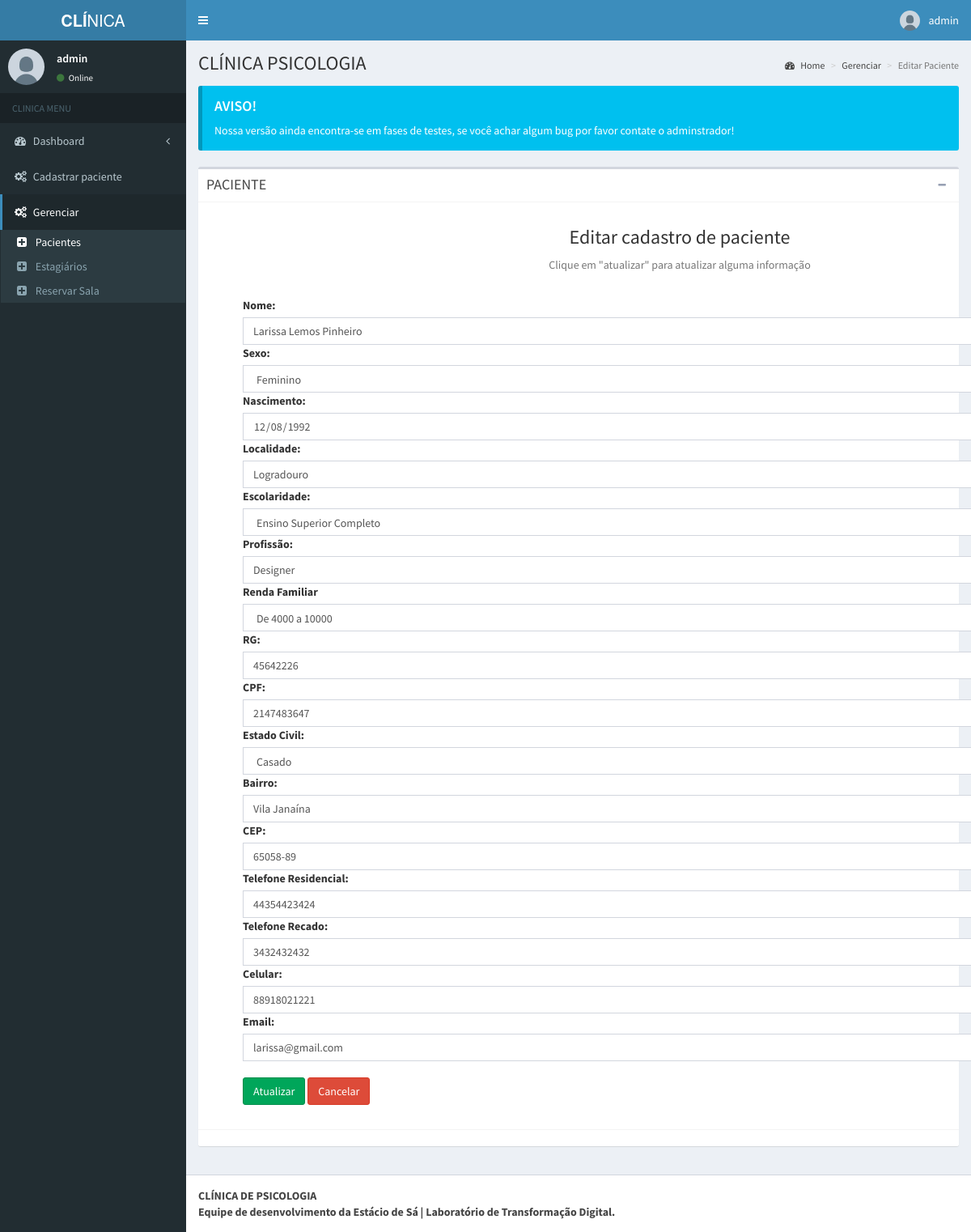
Screenshot of /monitor/edit/edit.php?id=5 (signed in) with the database file from the repository.
### tables this page shows
CREATE TABLE `tbl_paciente` (
  `id` int(11) UNSIGNED NOT NULL,
  `nome` varchar(150) NOT NULL,
  `nascimento` date NOT NULL,
  `rg` int(11) NOT NULL,
  `cpf` int(11) NOT NULL,
  `id_genero` int(11) UNSIGNED NOT NULL,
  `id_contato` int(11) UNSIGNED NOT NULL,
  `id_escolaridade` int(11) UNSIGNED NOT NULL,
  `id_profissao` int(11) UNSIGNED NOT NULL,
  `id_renda_familiar` int(11) UNSIGNED NOT NULL,
  `id_estado_civil` int(11) UNSIGNED NOT NULL,
  `id_endereco` int(11) UNSIGNED NOT NULL,
  `id_maturidade` int(11) NOT NULL,
  `nome_responsavel` varchar(255) NOT NULL,
  `id_tipo_paciente` int(11) UNSIGNED NOT NULL DEFAULT 1,
  `ativo` tinyint(1) NOT NULL DEFAULT 1
);

CREATE TABLE `tbl_genero` (
  `id` int(11) UNSIGNED NOT NULL,
  `sexo` varchar(30) NOT NULL
);

CREATE TABLE `tbl_logradouro` (
  `id` int(10) UNSIGNED NOT NULL,
  `logradouro` varchar(255) NOT NULL
);

CREATE TABLE `tbl_escolaridade` (
  `id` int(11) UNSIGNED NOT NULL,
  `escolaridade` varchar(255) NOT NULL
);

CREATE TABLE `tbl_profissao` (
  `id` int(11) UNSIGNED NOT NULL,
  `profissao` varchar(255) NOT NULL
);

CREATE TABLE `tbl_renda_familiar` (
  `id` int(11) UNSIGNED NOT NULL,
  `renda` varchar(50) NOT NULL
);

CREATE TABLE `tbl_estado_civil` (
  `id` int(11) UNSIGNED NOT NULL,
  `estado_civil` varchar(100) NOT NULL
);

CREATE TABLE `tbl_bairro` (
  `id` int(11) UNSIGNED NOT NULL,
  `bairro` varchar(100) NOT NULL
);

CREATE TABLE `tbl_endereco` (
  `id` int(11) UNSIGNED NOT NULL,
  `id_bairro` int(11) UNSIGNED NOT NULL,
  `id_logradouro` int(11) UNSIGNED NOT NULL,
  `cep` varchar(8) NOT NULL
);

CREATE TABLE `tbl_contato` (
  `id` int(11) UNSIGNED NOT NULL,
  `email` varchar(50) NOT NULL,
  `telefone_residencial` varchar(20) NOT NULL,
  `telefone_recado` varchar(20) NOT NULL,
  `celular` varchar(20) NOT NULL
);

### monitor/edit/edit.php (the view, shortened to what this page needs)
<?php
include('../../db/conexao.php');
?>
<?php
try {
  $id = $_GET["id"];
} catch (Exception $e) {
  echo "Error " . $e;
}
?>
<!DOCTYPE html>
<html lang="pt-br">
<head>
  <link rel="stylesheet" href="../../admin/bootstrap/css/bootstrap.min.css">
  <link rel="stylesheet" href="https://maxcdn.bootstrapcdn.com/font-awesome/4.4.0/css/font-awesome.min.css">
  <link rel="stylesheet" href="https://code.ionicframework.com/ionicons/2.0.1/css/ionicons.min.css">
  <link rel="stylesheet" href="../../admin/dist/css/AdminLTE.min.css">
  <link rel="stylesheet" href="../../admin/dist/css/skins/_all-skins.min.css">
<body class="hold-transition skin-blue fixed sidebar-mini">
  <div class="wrapper">
    <header class="main-header">
      <a href="#" class="logo">
        <span class="logo-lg"><b>CLÍ</b>NICA</span>
      </a>
      <nav class="navbar navbar-static-top" role="navigation">
        <a href="#" class="sidebar-toggle" data-toggle="offcanvas" role="button">
        </a>
        <div class="navbar-custom-menu">
          <ul class="nav navbar-nav">
            <li class="dropdown user user-menu">
              <a href="#" class="dropdown-toggle" data-toggle="dropdown">
                <img src="../../admin/dist/img/user.jpg" class="user-image" alt="User Image">
                <span class="hidden-xs"><?php echo $_SESSION['nome']; ?></span>
              </a>
            </li>
          </ul>
        </div>
      </nav>
    </header>
    <aside class="main-sidebar">
      <section class="sidebar">
        <div class="user-panel">
          <div class="pull-left image">
            <img src="../../admin/dist/img/user.jpg" class="img-circle" alt="User Image">
          </div>
          <div class="pull-left info">
            <p><?php echo $_SESSION['nome']; ?></p>
            <a href="#"><i class="fa fa-circle text-success"></i> Online</a>
          </div>
        </div>
        <ul class="sidebar-menu">
          <li class="header">CLINICA MENU</li>
          <li class="treeview">
            <a href="#">
              <i class="fa fa-dashboard"></i> <span>Dashboard</span> <i class="fa fa-angle-left pull-right"></i>
            </a>
          </li>
          <li class="treeview">
            <a href="#">
              <i class="fa fa-gears"></i>
              <span>Cadastrar paciente</span>
            </a>
          </li>
          <li class="treeview active">
            <a href="#">
              <i class="fa fa-gears"></i>
              <span>Gerenciar</span>
            </a>
            <ul class="treeview-menu">
              <li class="active"><a href="../pacientes.php"><i class="fa fa-plus-square"></i> Pacientes</a></li>
              <li><a href="../terapeutas.php"><i class="fa fa-plus-square"></i> Estagiários</a></li>
              <li><a href="../../reservar-sala-segunda.php"><i class="fa fa-plus-square"></i> Reservar Sala</a></li>
            </ul>
          </li>
      </section>
    </aside>
    <div class="content-wrapper">
      <section class="content-header">
        <h1>
          CLÍNICA PSICOLOGIA
        </h1>
        <ol class="breadcrumb">
          <li><a href="#"><i class="fa fa-dashboard"></i> Home</a></li>
          <li><a href="#">Gerenciar</a></li>
          <li class="active">Editar Paciente</li>
        </ol>
      </section>
      <section class="content">
        <div class="callout callout-info">
          <h4>AVISO!</h4>
          <p>Nossa versão ainda encontra-se em fases de testes, se você achar algum bug por favor contate o adminstrador!</p>
        </div>
        <div class="box">
          <div class="box-header with-border">
            <h3 class="box-title">PACIENTE</h3>
            <div class="box-tools pull-right">
              <button class="btn btn-box-tool" data-widget="collapse" data-toggle="tooltip" title="Collapse"><i class="fa fa-minus"></i></button>
            </div>
          </div>
          <div class="box-body">
            <div class="container">
              <div class="text-center mb-4">
                <h3>Editar cadastro de paciente</h3>
                <p class="text-muted">Clique em "atualizar" para atualizar alguma informação</p>
              </div>
              <br>
              <?php
              $sql = "SELECT pa.id, pa.nome, pa.nascimento, pa.rg, pa.cpf, pa.id_genero, pa.id_escolaridade, pa.id_renda_familiar,
                              pa.id_estado_civil, pa.id_endereco, se.sexo, en.id, en.cep, lo.logradouro, lo.id AS logradouro_id,
                              es.escolaridade, pr.profissao, pr.id AS profissao_id, re.renda, ec.estado_civil, ba.bairro,
                              ba.id AS bairro_id, co.telefone_residencial, co.telefone_recado, co.celular, co.email
                      FROM tbl_paciente AS pa
                      INNER JOIN tbl_genero se ON se.id = pa.id_genero
                      INNER JOIN tbl_endereco en ON en.id = pa.id_endereco
                      INNER JOIN tbl_logradouro lo ON lo.id = en.id_logradouro
                      INNER JOIN tbl_escolaridade es ON es.id = pa.id_escolaridade
                      INNER JOIN tbl_profissao pr ON pr.id = pa.id_profissao
                      INNER JOIN tbl_renda_familiar re ON re.id = pa.id_renda_familiar
                      INNER JOIN tbl_estado_civil ec ON ec.id = pa.id_estado_civil
                      INNER JOIN tbl_bairro ba ON ba.id = en.id_bairro
                      INNER JOIN tbl_contato co ON co.id = pa.id_contato
                      WHERE pa.id = $id";
              $result = mysqli_query($mysqli, $sql);
              $row = mysqli_fetch_assoc($result);
              ?>
              <div class="container-fluid divForm">
                <form action="" method="post">
                  <div class="container-fluid">
                    <label class="form-label">Nome:</label>
                    <input type="text" class="form-control custom-input" name="nome" value="<?php echo $row['nome']; ?>">
                    <label class="form-label">Sexo:</label>
                    <select id="sexo" name="sexo" class="form-control custom-input custom-input">
                      <option value="<?php echo $row['id_genero']; ?>" selected> <?php echo $row['sexo'] ?> </option>
                    </select>
                    <label class="form-label">Nascimento:</label>
                    <input type="date" class="form-control custom-input" name="nascimento" value="<?php echo $row['nascimento']; ?>">
                    <label class="form-label">Localidade:</label>
                    <input type="text" class="form-control custom-input" name="localidade" value="<?php echo $row['logradouro']; ?>">
                    <label class="form-label">Escolaridade:</label>
                    <select id="escolaridade" name="escolaridade" class="form-control custom-input">
                      <option value='<?php echo $row['id_escolaridade'] ?>' selected> <?php echo $row['escolaridade'] ?> </option>
                    </select>
                    <label class="form-label">Profissão:</label>
                    <input type="text" class="form-control custom-input" name="profissao" value="<?php echo $row['profissao']; ?>">
                    <label class="form-label">Renda Familiar</label>
                    <select id="renda_familiar" name="renda_familiar" class="form-control custom-input">
                      <option value='<?php echo $row['id_renda_familiar'] ?>' selected> <?php echo $row['renda'] ?> </option>
                    </select>
                    <label class="form-label">RG:</label>
                    <input type="text" class="form-control custom-input" name="rg" value="<?php echo $row['rg']; ?>">
                    <label class="form-label">CPF:</label>
                    <input type="text" class="form-control custom-input" maxlength="11" name="cpf" value="<?php echo $row['cpf']; ?>">
                    <label class="form-label">Estado Civil:</label>
                    <select id="estado_civil" name="estado_civil" class="form-control custom-input">
                      <option value='<?php echo $row['id_estado_civil'] ?>' selected> <?php echo $row['estado_civil'] ?> </option>
                    </select>
                    <label class="form-label">Bairro:</label>
                    <input type="text" class="form-control custom-input" name="bairro" value="<?php echo $row['bairro']; ?>">
                    <label class="form-label">CEP:</label>
                    <input type="text" class="form-control custom-input" name="cep" value="<?php echo $row['cep']; ?>">
                    <label class="form-label">Telefone Residencial:</label>
                    <input type="text" class="form-control custom-input" name="telefone_residencial" value="<?php echo $row['telefone_residencial']; ?>">
                    <label class="form-label">Telefone Recado:</label>
                    <input type="text" class="form-control custom-input" name="telefone_recado" value="<?php echo $row['telefone_recado']; ?>">
                    <label class="form-label">Celular:</label>
                    <input type="text" class="form-control custom-input" name="celular" value="<?php echo $row['celular']; ?>">
                    <label class="form-label">Email:</label>
                    <input type="email" class="form-control custom-input" name="email" value="<?php echo $row['email']; ?>">
                    <br>
                    <div>
                      <button type="submit" class="btn btn-success" name="submit">Atualizar</button>
                      <a href="../pacientes.php" class="btn btn-danger">Cancelar</a>
                    </div>
                  </div>
                </form> <br>
              </div>
            </div>
          </div>
          <div class="box-footer">
          </div>
        </div>
      </section>
    </div>
    <footer class="main-footer">
      <strong>CLÍNICA DE PSICOLOGIA <br> Equipe de desenvolvimento da Estácio de Sá | Laboratório de Transformação Digital.</strong>
    </footer>
  </div>
</body>
</html>

### monitor/edit/edit.php (style rules this page uses)
div.divForm { width: 100%; }
form { width: 100%; }
.custom-input { width: 90%; }

### rows the page displays
tbl_paciente: nome "Larissa Lemos Pinheiro", sexo "Feminino", nascimento "12/08/1992", localidade "Logradouro", escolaridade "Ensino Superior Completo", profissao "Designer", renda_familiar "De 4000 a 10000", rg "45642226", cpf "2147483647", estado_civil "Casado", bairro "Vila Janaína", cep "65058-89", telefone_residencial "44354423424", telefone_recado "3432432432", celular "88918021221", email "larissa@gmail.com"

### other values shown
$_SESSION['nome'] "admin"
